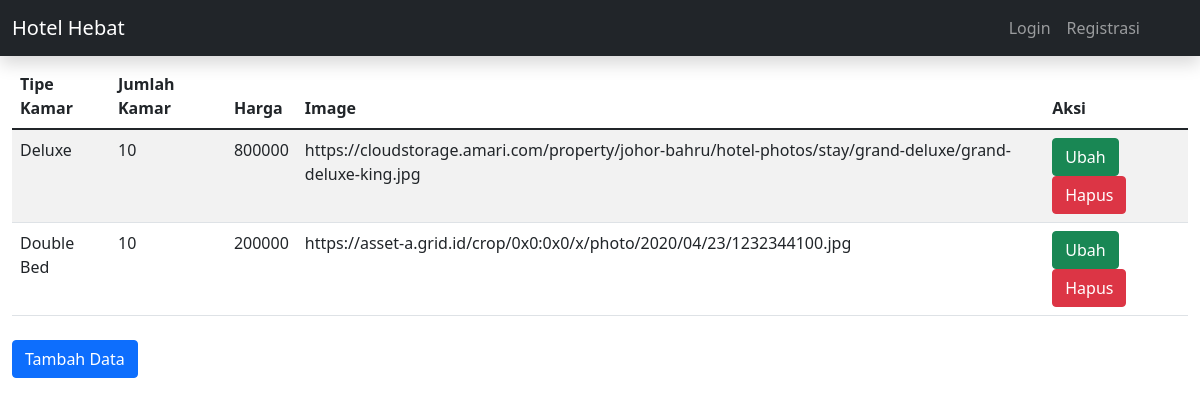
The page /index.php/admin/kamar on the database its author committed.
### tables this page shows
CREATE TABLE `tipe_room` (
  `id_kamar` int(11) NOT NULL,
  `Nama_room` varchar(244) NOT NULL,
  `harga` int(11) DEFAULT NULL,
  `Stok` int(11) NOT NULL,
  `onuse` int(11) NOT NULL,
  `onbook` int(11) NOT NULL,
  `img_room` text NOT NULL
);

### application/controllers/Admin.php (called while the page is built, shortened)
<?php
class Admin extends CI_Controller {
    public function __construct()
    {
            $this->load->model('Madmin');
    }
    public function kamar()
    {
        $query['k'] = $this->Madmin->kamar();
        $this->load->view('Admin/Kamar', $query);
    }
}

### index.php (called while the page is built, shortened)
<?php
require_once BASEPATH.'core/CodeIgniter.php';

### application/models/Madmin.php (called while the page is built, shortened)
<?php
class Madmin extends CI_Model {
   public function kamar()
   {
    $query = $this->db->get('tipe_room')->result();
    return $query;
   }
}

### application/views/Admin/Kamar.php (the view, shortened to what this page needs)
<!doctype html>
<html lang="en">
  <head>
    <link href="https://cdn.jsdelivr.net/npm/bootstrap@5.1.3/dist/css/bootstrap.min.css" rel="stylesheet">
  </head>
  <body>
      <div class="container-fluid">
          <table class="table table-striped mt-2 mb-4" id="myTable">
                  <thead>
                      <tr>
                      <th scope="col">Tipe Kamar</th>
                      <th scope="col">Jumlah Kamar</th>
                      <th scope="col">Harga</th>
                      <th scope="col">Image</th>
                      <th scope="col">Aksi</th>
                      </tr>
                  </thead>
                  <tbody>
                      <?php foreach ($k as $value) :?>
                      <tr>
                      <td><?= $value->Nama_room?></td>
                      <td><?= $value->Stok?></td>
                      <td><?= $value->harga?></td>
                      <td><?= $value->img_room?></td>
                      <td>
                        <a href="<?= base_url('Admin/Ubahkamar').'?id='.$value->id_kamar;?>" class="btn btn-success" >Ubah</a>
                        <button type="button" class="btn btn-danger" data-bs-toggle="modal" data-bs-target="#modal<?= $value->id_kamar?>">
                          Hapus
                        </button>
                        </td>
                      </tr>
                      <?php endforeach ;?>
                  </tbody>
              </table>
              <a href="<?= base_url('Admin/Tambahdata');?>" class="btn btn-primary" >Tambah Data</a>
          </div>
  </body>
</html>

### rows shown on the page
tipe_room: Nama_room "Deluxe", Stok "10", harga "800000", img_room "https://cloudstorage.amari.com/property/johor-bahru/hotel-photos/stay/grand-deluxe/grand-deluxe-king.jpg"
tipe_room: Nama_room "Double Bed", Stok "10", harga "200000", img_room "https://asset-a.grid.id/crop/0x0:0x0/x/photo/2020/04/23/1232344100.jpg"
